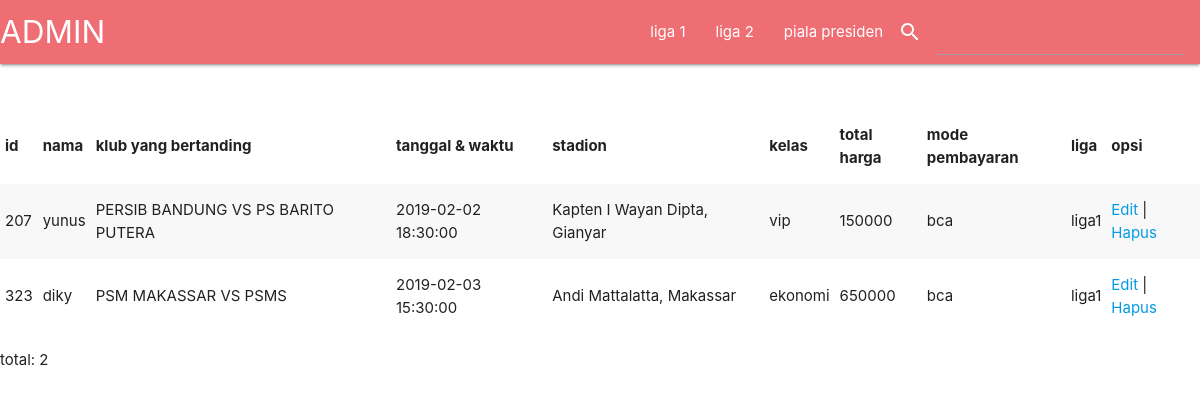
Page /halaman_admin.php on the committed database.
### tables this page shows
CREATE TABLE `pemesanan` (
  `id` char(16) NOT NULL,
  `nama` varchar(100) NOT NULL,
  `klub_b` varchar(100) NOT NULL,
  `tanggal` datetime NOT NULL,
  `stadion` varchar(100) NOT NULL,
  `kelas` varchar(20) NOT NULL,
  `total` varchar(100) NOT NULL,
  `pembayaran` varchar(20) NOT NULL,
  `liga` varchar(100) NOT NULL
);

### halaman_admin.php (the view, shortened to what this page needs)
<?php include 'koneksi.php'; ?>
<!DOCTYPE html>
<html>
<link rel="stylesheet"href="https://cdnjs.cloudflare.com/ajax/libs/materialize/1.0.0/css/materialize.min.css">
<head>
</head>
<body>
<form method="post" action="pencarian.php">
 <nav>
    <div class="nav-wrapper">
      <a href="#" class="brand-logo">ADMIN</a>
      <ul id="nav-mobile" class="right hide-on-med-and-down">
        <li><a href="halaman_admin.php">liga 1</a></li>&emsp;
        <li><a href="halaman_admin2.php">liga 2</a></li>
        <li><a href="halaman_admin3.php">piala presiden</a></li>
        <i class="small material-icons left" >search</i>
         <li class="input-field"><input type="text" name="cari" required>
         </li>
      </ul>
    </div>
  </nav>
</form></br></br>
    <table class="striped">
    <thead>
    <tr>
        <th>id</th>
        <th>nama</th>
        <th>klub yang bertanding</th>
        <th>tanggal & waktu</th>
        <th>stadion</th>
        <th>kelas</th>
        <th>total harga</th>
        <th>mode pembayaran</th>
        <th>liga</th>
        <th>opsi</th>
    </tr>
    </thead>
    <tbody>
        <?php
        $sql = "SELECT * FROM pemesanan where liga='liga1' ";
        $query = mysqli_query($koneksi, $sql);
        while($data = mysqli_fetch_array($query)){
            echo "<tr>";
            echo "<td>".$data['id']."</td>";
            echo "<td>".$data['nama']."</td>";
            echo "<td>".$data['klub_b']."</td>";
            echo "<td>".$data['tanggal']."</td>";
            echo "<td>".$data['stadion']."</td>";
            echo "<td>".$data['kelas']."</td>";
            echo "<td>".$data['total']."</td>";
            echo "<td>".$data['pembayaran']."</td>";
            echo "<td>".$data['liga']."</td>";
            echo "<td>";
            echo "<a href='edit_admin.php?id=".$data['id']."'>Edit</a> | ";
            echo "<a href='hapus.php?id=".$data['id']."'>Hapus</a>";
            echo "</td>";
            echo "</tr>";
        }
        ?>
    </tbody>
    </table>
    <p>total: <?php echo mysqli_num_rows($query) ?> </p>
</body>
</html>

### rows in the picture
pemesanan: id "207", nama "yunus", klub_b "PERSIB BANDUNG VS PS BARITO PUTERA", tanggal "2019-02-02 18:30:00", stadion "Kapten I Wayan Dipta, Gianyar", kelas "vip", total "150000", pembayaran "bca", liga "liga1"
pemesanan: id "323", nama "diky", klub_b "PSM MAKASSAR VS PSMS", tanggal "2019-02-03 15:30:00", stadion "Andi Mattalatta, Makassar", kelas "ekonomi", total "650000", pembayaran "bca", liga "liga1"

### other values in the picture
mysqli_num_rows($query) "2"
